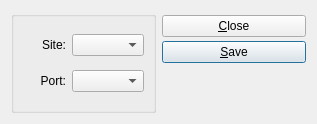
<?xml version="1.0" encoding="UTF-8"?>
<ui version="4.0">
 <class>siteport</class>
 <widget class="QDialog" name="siteport">
  <property name="geometry">
   <rect>
    <x>0</x>
    <y>0</y>
    <width>317</width>
    <height>124</height>
   </rect>
  </property>
  <property name="windowTitle">
   <string>Site/Port Relationship</string>
  </property>
  <layout class="QHBoxLayout" name="horizontalLayout">
   <item>
    <widget class="QGroupBox" name="GroupBox1">
     <property name="title">
      <string/>
     </property>
     <layout class="QGridLayout" name="gridLayout">
      <item row="0" column="0">
       <widget class="QLabel" name="_warehouseLit">
        <property name="text">
         <string>Site:</string>
        </property>
        <property name="alignment">
         <set>Qt::AlignRight|Qt::AlignTrailing|Qt::AlignVCenter</set>
        </property>
       </widget>
      </item>
      <item row="0" column="1">
       <widget class="WComboBox" name="_warehouse"/>
      </item>
      <item row="1" column="0">
       <widget class="QLabel" name="_portLit">
        <property name="text">
         <string>Port:</string>
        </property>
        <property name="alignment">
         <set>Qt::AlignRight|Qt::AlignTrailing|Qt::AlignVCenter</set>
        </property>
       </widget>
      </item>
      <item row="1" column="1">
       <widget class="XComboBox" name="_port"/>
      </item>
     </layout>
    </widget>
   </item>
   <item>
    <layout class="QVBoxLayout" name="_12">
     <property name="spacing">
      <number>0</number>
     </property>
     <item>
      <widget class="QPushButton" name="_close">
       <property name="text">
        <string>&amp;Close</string>
       </property>
      </widget>
     </item>
     <item>
      <widget class="QPushButton" name="_save">
       <property name="text">
        <string>&amp;Save</string>
       </property>
       <property name="autoDefault">
        <bool>true</bool>
       </property>
       <property name="default">
        <bool>true</bool>
       </property>
      </widget>
     </item>
     <item>
      <spacer>
       <property name="orientation">
        <enum>Qt::Vertical</enum>
       </property>
       <property name="sizeType">
        <enum>QSizePolicy::Preferred</enum>
       </property>
       <property name="sizeHint" stdset="0">
        <size>
         <width>20</width>
         <height>45</height>
        </size>
       </property>
      </spacer>
     </item>
    </layout>
   </item>
  </layout>
 </widget>
 <customwidgets>
  <customwidget>
   <class>WComboBox</class>
   <extends>XComboBox</extends>
   <header>wcombobox.h</header>
  </customwidget>
  <customwidget>
   <class>XComboBox</class>
   <extends>QComboBox</extends>
   <header>xcombobox.h</header>
  </customwidget>
 </customwidgets>
 <resources/>
 <connections/>
</ui>
